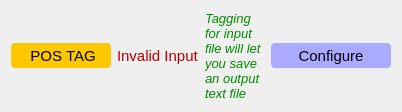
                <widget class="QWidget" name="posTagBtn">
                 <layout class="QHBoxLayout" name="horizontalLayout_3">
                  <item>
                   <widget class="QPushButton" name="pos_tag_btn">
                    <property name="minimumSize">
                     <size>
                      <width>100</width>
                      <height>25</height>
                     </size>
                    </property>
                    <property name="maximumSize">
                     <size>
                      <width>150</width>
                      <height>25</height>
                     </size>
                    </property>
                    <property name="font">
                     <font>
                      <family>Arial</family>
                      <pointsize>11</pointsize>
                     </font>
                    </property>
                    <property name="styleSheet">
                     <string notr="true">background-color: rgb(255, 199, 0);
border-radius: 4px</string>
                    </property>
                    <property name="text">
                     <string> POS TAG</string>
                    </property>
                    <property name="icon">
                     <iconset>
                      <normaloff>assets/images/check_logo.png</normaloff>assets/images/check_logo.png</iconset>
                    </property>
                    <property name="flat">
                     <bool>false</bool>
                    </property>
                   </widget>
                  </item>
                  <item>
                   <widget class="QLabel" name="label_4">
                    <property name="maximumSize">
                     <size>
                      <width>90</width>
                      <height>16777215</height>
                     </size>
                    </property>
                    <property name="font">
                     <font>
                      <family>Arial</family>
                      <pointsize>11</pointsize>
                     </font>
                    </property>
                    <property name="styleSheet">
                     <string notr="true">color: rgb(184, 0, 0);</string>
                    </property>
                    <property name="text">
                     <string>Invalid Input</string>
                    </property>
                   </widget>
                  </item>
                  <item>
                   <widget class="QLabel" name="file_tagging_label">
                    <property name="minimumSize">
                     <size>
                      <width>60</width>
                      <height>0</height>
                     </size>
                    </property>
                    <property name="maximumSize">
                     <size>
                      <width>16777215</width>
                      <height>16777215</height>
                     </size>
                    </property>
                    <property name="font">
                     <font>
                      <family>Arial</family>
                      <pointsize>10</pointsize>
                      <weight>50</weight>
                      <italic>true</italic>
                      <bold>false</bold>
                      <underline>false</underline>
                     </font>
                    </property>
                    <property name="styleSheet">
                     <string notr="true">color: rgb(0, 140, 0)</string>
                    </property>
                    <property name="text">
                     <string>Tagging for input file will let you save an output text file</string>
                    </property>
                    <property name="wordWrap">
                     <bool>true</bool>
                    </property>
                   </widget>
                  </item>
                  <item alignment="Qt::AlignRight">
                   <widget class="QPushButton" name="pushButton">
                    <property name="minimumSize">
                     <size>
                      <width>120</width>
                      <height>25</height>
                     </size>
                    </property>
                    <property name="font">
                     <font>
                      <family>Arial</family>
                      <pointsize>11</pointsize>
                     </font>
                    </property>
                    <property name="styleSheet">
                     <string notr="true">background-color: rgb(170, 170, 255);
border-radius: 4px</string>
                    </property>
                    <property name="text">
                     <string>Configure</string>
                    </property>
                    <property name="icon">
                     <iconset>
                      <normaloff>../assets/images/settings.png</normaloff>../assets/images/settings.png</iconset>
                    </property>
                   </widget>
                  </item>
                 </layout>
                </widget>
